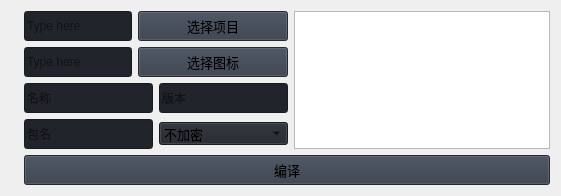
                     <widget class="QWidget" name="build">
                      <layout class="QGridLayout" name="gridLayout_6">
                       <item row="0" column="1">
                        <layout class="QHBoxLayout" name="horizontalLayout_6">
                         <item>
                          <widget class="QLineEdit" name="edit_buildpro">
                           <property name="minimumSize">
                            <size>
                             <width>0</width>
                             <height>30</height>
                            </size>
                           </property>
                           <property name="styleSheet">
                            <string notr="true">background-color: rgb(33, 37, 43);</string>
                           </property>
                           <property name="text">
                            <string/>
                           </property>
                           <property name="placeholderText">
                            <string>Type here</string>
                           </property>
                          </widget>
                         </item>
                         <item>
                          <widget class="QPushButton" name="btn_buildpro">
                           <property name="minimumSize">
                            <size>
                             <width>150</width>
                             <height>30</height>
                            </size>
                           </property>
                           <property name="font">
                            <font>
                             <family>Segoe UI</family>
                             <pointsize>10</pointsize>
                             <italic>false</italic>
                             <bold>false</bold>
                            </font>
                           </property>
                           <property name="cursor">
                            <cursorShape>PointingHandCursor</cursorShape>
                           </property>
                           <property name="styleSheet">
                            <string notr="true">background-color: rgb(52, 59, 72);</string>
                           </property>
                           <property name="text">
                            <string>选择项目</string>
                           </property>
                           <property name="icon">
                            <iconset resource="resources.qrc">
                             <normaloff>:/icons/images/icons/cil-folder-open.png</normaloff>:/icons/images/icons/cil-folder-open.png</iconset>
                           </property>
                          </widget>
                         </item>
                        </layout>
                       </item>
                       <item row="0" column="2" rowspan="3">
                        <widget class="QPlainTextEdit" name="buidlod"/>
                       </item>
                       <item row="1" column="1">
                        <layout class="QHBoxLayout" name="horizontalLayout_7">
                         <item>
                          <widget class="QLineEdit" name="edit_buildico">
                           <property name="minimumSize">
                            <size>
                             <width>0</width>
                             <height>30</height>
                            </size>
                           </property>
                           <property name="styleSheet">
                            <string notr="true">background-color: rgb(33, 37, 43);</string>
                           </property>
                           <property name="text">
                            <string/>
                           </property>
                           <property name="placeholderText">
                            <string>Type here</string>
                           </property>
                          </widget>
                         </item>
                         <item>
                          <widget class="QPushButton" name="btn_buildico">
                           <property name="minimumSize">
                            <size>
                             <width>150</width>
                             <height>30</height>
                            </size>
                           </property>
                           <property name="font">
                            <font>
                             <family>Segoe UI</family>
                             <pointsize>10</pointsize>
                             <italic>false</italic>
                             <bold>false</bold>
                            </font>
                           </property>
                           <property name="cursor">
                            <cursorShape>PointingHandCursor</cursorShape>
                           </property>
                           <property name="styleSheet">
                            <string notr="true">background-color: rgb(52, 59, 72);</string>
                           </property>
                           <property name="text">
                            <string>选择图标</string>
                           </property>
                           <property name="icon">
                            <iconset resource="resources.qrc">
                             <normaloff>:/icons/images/icons/cil-folder-open.png</normaloff>:/icons/images/icons/cil-folder-open.png</iconset>
                           </property>
                          </widget>
                         </item>
                        </layout>
                       </item>
                       <item row="2" column="1">
                        <layout class="QGridLayout" name="gridLayout_7">
                         <item row="0" column="0">
                          <widget class="QLineEdit" name="edit_buildname">
                           <property name="minimumSize">
                            <size>
                             <width>0</width>
                             <height>30</height>
                            </size>
                           </property>
                           <property name="styleSheet">
                            <string notr="true">background-color: rgb(33, 37, 43);</string>
                           </property>
                           <property name="text">
                            <string/>
                           </property>
                           <property name="placeholderText">
                            <string>名称</string>
                           </property>
                          </widget>
                         </item>
                         <item row="0" column="1">
                          <widget class="QLineEdit" name="edit_buildv">
                           <property name="minimumSize">
                            <size>
                             <width>0</width>
                             <height>30</height>
                            </size>
                           </property>
                           <property name="styleSheet">
                            <string notr="true">background-color: rgb(33, 37, 43);</string>
                           </property>
                           <property name="text">
                            <string/>
                           </property>
                           <property name="placeholderText">
                            <string>版本</string>
                           </property>
                          </widget>
                         </item>
                         <item row="1" column="0">
                          <widget class="QLineEdit" name="edit_buildpkg">
                           <property name="minimumSize">
                            <size>
                             <width>0</width>
                             <height>30</height>
                            </size>
                           </property>
                           <property name="styleSheet">
                            <string notr="true">background-color: rgb(33, 37, 43);</string>
                           </property>
                           <property name="text">
                            <string/>
                           </property>
                           <property name="placeholderText">
                            <string>包名</string>
                           </property>
                          </widget>
                         </item>
                         <item row="1" column="1">
                          <widget class="QComboBox" name="box_buildjm">
                           <property name="font">
                            <font>
                             <family>Segoe UI</family>
                             <pointsize>10</pointsize>
                             <italic>false</italic>
                             <bold>false</bold>
                            </font>
                           </property>
                           <property name="autoFillBackground">
                            <bool>false</bool>
                           </property>
                           <property name="styleSheet">
                            <string notr="true">background-color: rgb(33, 37, 43);</string>
                           </property>
                           <property name="iconSize">
                            <size>
                             <width>16</width>
                             <height>16</height>
                            </size>
                           </property>
                           <property name="frame">
                            <bool>true</bool>
                           </property>
                           <item>
                            <property name="text">
                             <string>不加密</string>
                            </property>
                           </item>
                           <item>
                            <property name="text">
                             <string>加密</string>
                            </property>
                           </item>
                          </widget>
                         </item>
                        </layout>
                       </item>
                       <item row="3" column="0">
                        <widget class="QLabel" name="labelVersion_5">
                         <property name="styleSheet">
                          <string notr="true">color: rgb(113, 126, 149);</string>
                         </property>
                         <property name="lineWidth">
                          <number>1</number>
                         </property>
                         <property name="text">
                          <string/>
                         </property>
                         <property name="alignment">
                          <set>Qt::AlignLeading|Qt::AlignLeft|Qt::AlignVCenter</set>
                         </property>
                        </widget>
                       </item>
                       <item row="3" column="1" colspan="2">
                        <widget class="QPushButton" name="btn_buildyes">
                         <property name="minimumSize">
                          <size>
                           <width>150</width>
                           <height>30</height>
                          </size>
                         </property>
                         <property name="font">
                          <font>
                           <family>Segoe UI</family>
                           <pointsize>10</pointsize>
                           <italic>false</italic>
                           <bold>false</bold>
                          </font>
                         </property>
                         <property name="cursor">
                          <cursorShape>PointingHandCursor</cursorShape>
                         </property>
                         <property name="styleSheet">
                          <string notr="true">background-color: rgb(52, 59, 72);</string>
                         </property>
                         <property name="text">
                          <string>编译</string>
                         </property>
                         <property name="icon">
                          <iconset resource="resources.qrc">
                           <normaloff>:/icons/images/icons/cil-folder-open.png</normaloff>:/icons/images/icons/cil-folder-open.png</iconset>
                         </property>
                        </widget>
                       </item>
                      </layout>
                     </widget>
